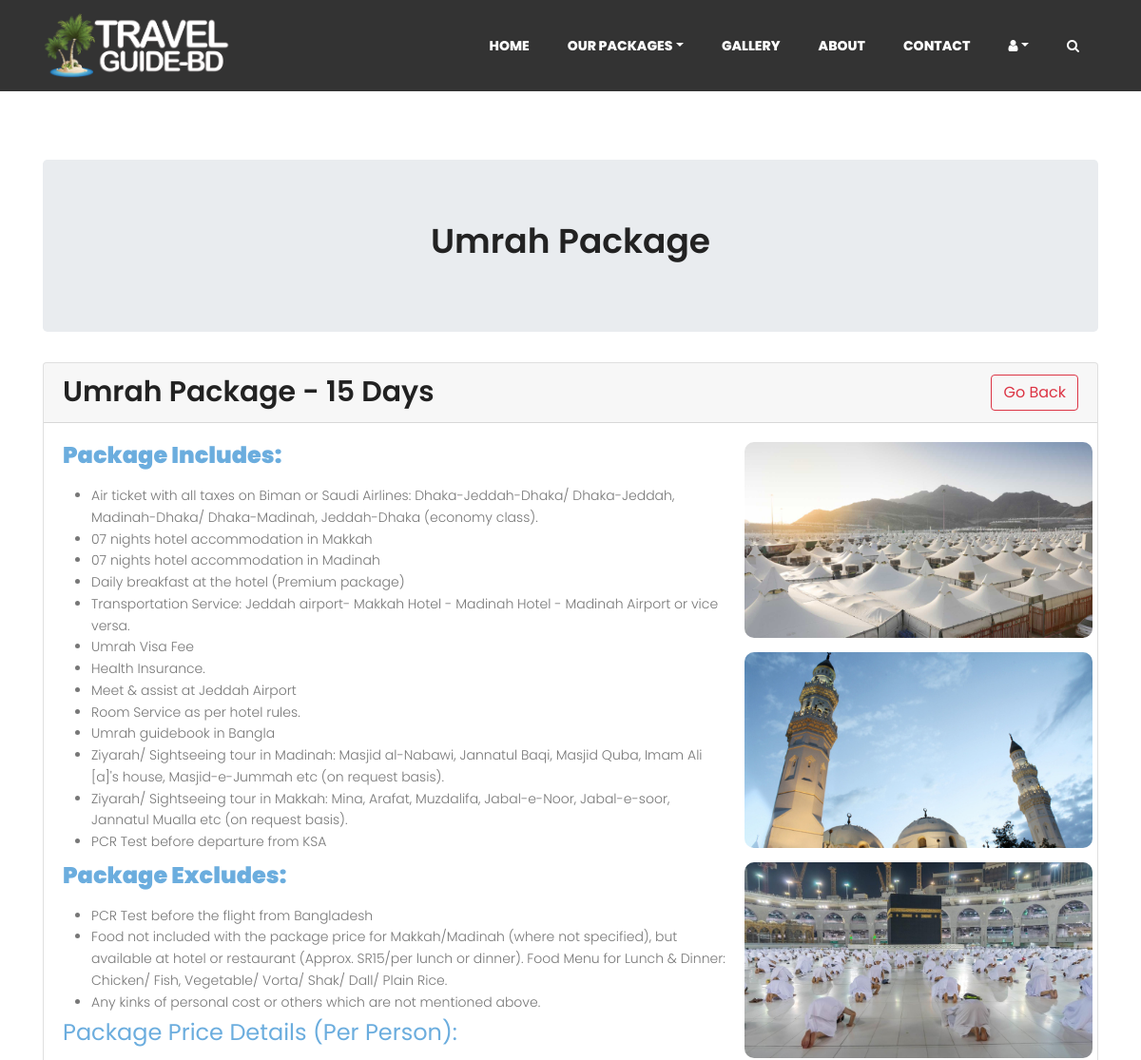
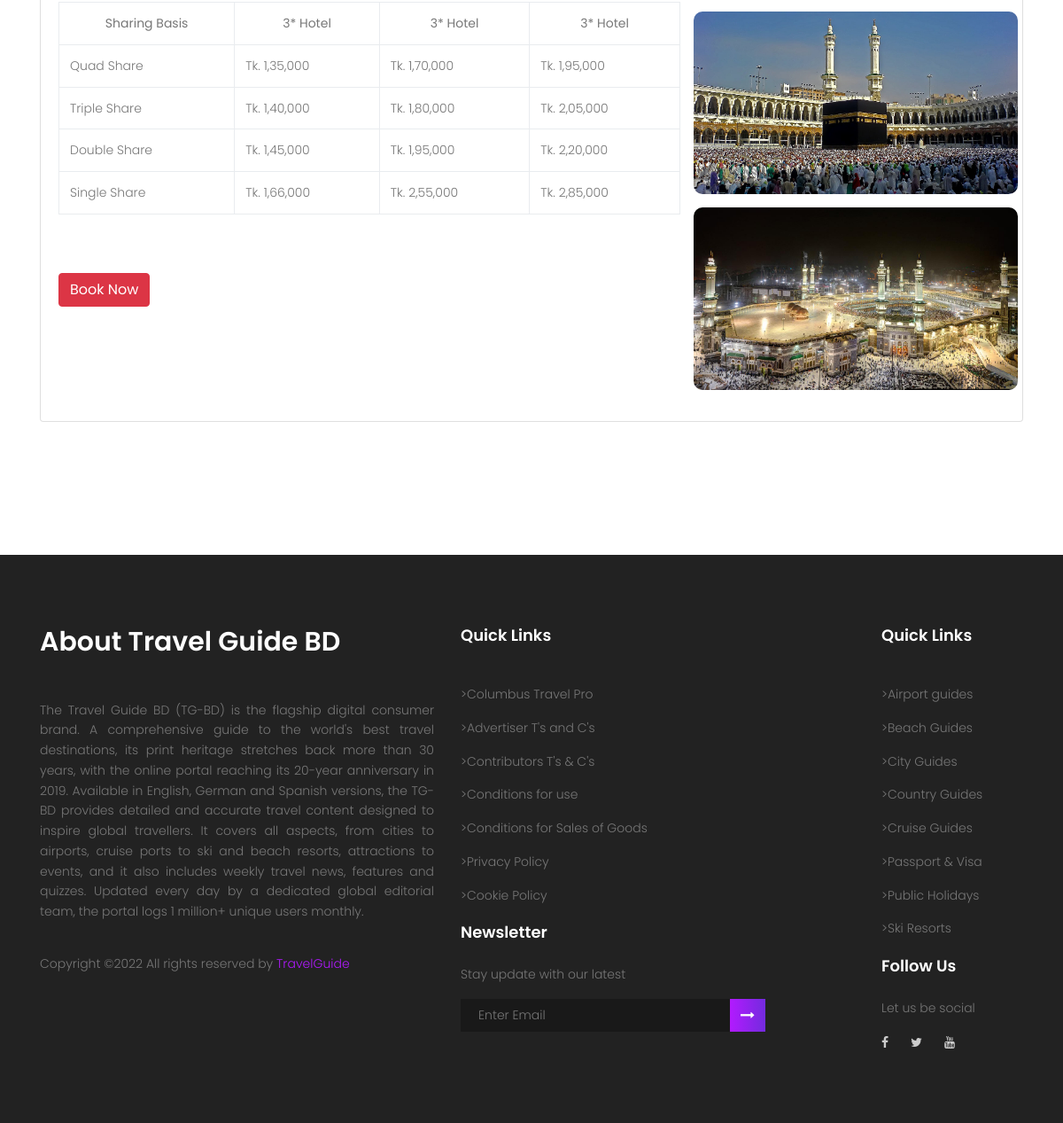
Screenshot of /package-details.php?p_id=26 with the database file from the repository (2 pictures, top to bottom).
### tables this page shows
CREATE TABLE `packages` (
  `p_id` smallint(4) UNSIGNED NOT NULL,
  `p_name` varchar(100) NOT NULL,
  `p_title` varchar(100) NOT NULL,
  `p_category` varchar(100) NOT NULL,
  `p_short_des` varchar(1500) NOT NULL,
  `p_description` varchar(10000) NOT NULL,
  `p_thumb` varchar(200) NOT NULL,
  `p_dur_days` tinyint(2) NOT NULL,
  `p_dur_nights` tinyint(2) NOT NULL,
  `p_price` mediumint(7) UNSIGNED NOT NULL,
  `p_status` varchar(10) NOT NULL DEFAULT 'Available',
  `p_create_time` datetime NOT NULL DEFAULT current_timestamp()
);

CREATE TABLE `package_category` (
  `category_id` tinyint(2) NOT NULL,
  `category_name` varchar(20) NOT NULL
);

### package-details.php (the view, shortened to what this page needs)
<!DOCTYPE html>
<html lang="en-us">
<head>
  <link rel="stylesheet" href="https://maxcdn.bootstrapcdn.com/font-awesome/4.7.0/css/font-awesome.min.css">
  <link rel="stylesheet" href="css/linearicons.css">
  <link rel="stylesheet" href="css/bootstrap.css">
  <link rel="stylesheet" href="css/magnific-popup.css">
  <link rel="stylesheet" href="css/animate.min.css">
  <link rel="stylesheet" href="css/owl.carousel.css">
  <link rel="stylesheet" href="css/main.css">
  <link rel="stylesheet" href="css/styles.css">
</head>
<body>
  <section class="banner-area">
    <header class="default-header">
      <?php include("includes/navbar.php") ?>
    </header>
  </section>
  <?php
  $p_id = $_GET['p_id'];
  $sql = "SELECT * FROM packages, package_category WHERE p_category=category_id AND p_id='$p_id' AND p_status='Available'";
  $result = $dbcon->query($sql);
  $row = $result->fetch_assoc();
  ?>
  <section class="section-gap">
    <div class="container">
      <div class="package-container">
        <div class="jumbotron">
          <h1 class="mb-10 text-center"><?php echo $row['category_name']; ?></h1>
        </div>
        <div class="card mb-30">
          <div class="card-header">
            <h2 class="package-name"><?php echo $row['p_name']; ?> <a href="javascript:void(0)" onclick="location.href='package.php'"><span class="btn btn-outline-danger pull-right back-btn">Go Back</span></a></h2>
          </div>
          <div class="card-body">
            <div class="row">
              <div class="col-sm-8 col-xs-12">
                <div class="package-description"><?php echo html_entity_decode($row['p_description']); ?></div>
                <a href="javascript:void(0)" onclick="location.href='booking.php?p_id=<?php echo $row['p_id']; ?>'"><button class="btn btn-danger">Book Now</button></a>
              </div>
              <div class="col-sm-4 col-xs-12 package-img-container">
                <?php
                $images = explode('|', $row['p_thumb']);
                foreach ($images as $image) {
                  echo "<img src='img/packages/$image' class='package-details-img'>";
                }
                ?>
              </div>
            </div>
          </div>
        </div>
      </div>
    </div>
  </section>
  <?php include("includes/footer.php") ?>
</body>
</html>

### css/main.css (style rules this page uses)
body { color: #777777; font-family: "Poppins", sans-serif; font-size: 14px; font-weight: 300; line-height: 1.625em; position: relative; }
ol, ul { margin: 0; padding: 0; list-style: none; }
a { -webkit-transition: all 0.3s ease 0s; -moz-transition: all 0.3s ease 0s; -o-transition: all 0.3s ease 0s; transition: all 0.3s ease 0s; }
a, a:focus, a:hover { text-decoration: none; outline: 0; }
h1, h2, h3, h4, h5, h6 { font-family: "Poppins", sans-serif; color: #222222; line-height: 1.2em !important; margin-bottom: 0; margin-top: 0; font-weight: 600; }
h1, .h1 { font-size: 36px; }
h2, .h2 { font-size: 30px; }
h3, .h3 { font-size: 24px; }
td, th { border-radius: 0px; }
.mb-10 { margin-bottom: 10px; }
.mb-30 { margin-bottom: 30px; }
.text-center { text-align: center; }
h1 { font-size: 36px; }
h2 { font-size: 30px; }
h3 { font-size: 24px; }
h1, h2, h3, h4, h5, h6 { line-height: 1.5em; }
.default-header { position: absolute; top: 0; left: 0; width: 100%; z-index: 99; }
.section-gap { padding: 120px 0; }
.default-header { background-color: transparent; width: 100% !important; }

### css/styles.css (style rules this page uses)
body { overflow-x: hidden; }

### css/styles_packages.css (style rules this page uses)
.category-name a, .package-name a { text-decoration: none; color: black; }
.package-img-container { position: relative; margin: 0; padding: 0; }
.package-container button { cursor: pointer; }
.package-description ul { list-style-type: disc; margin: 10px 0px; }
.package-description ul li { margin-left: 30px; }
.package-description table { margin: 15px 0; }
.package-details-img { width: 100%; border-radius: 10px; margin-bottom: 15px; }

### rows the page displays
packages: package_category.category_name "Umrah Package", p_name "Umrah Package - 15 Days", p_description "Package Includes: Air ticket with all taxes on Biman or Saudi Airlines: Dhaka-Jeddah-Dhaka/ Dhaka-Jeddah, Madinah-Dhaka/ Dhaka-Madinah, Jeddah-Dhaka (economy class). 07 nights hotel accommodation in Makkah 07 nights hotel accommodation in Madinah Daily breakfast at the hotel (Premium package) Transportation Service: Jeddah airport- Makkah Hotel - Madinah Hotel - Madinah Airport or vice versa. Umrah Visa Fee Health Insurance. Meet & assist at Jeddah Airport Room Service as per hotel rules. Umrah guidebook in Bangla Ziyarah/ Sightseeing tour in Madinah: Masjid al-Nabawi, Jannatul Baqi, Masjid Quba, Imam Ali [a]'s house, Masjid-e-Jummah etc (on request basis). Ziyarah/ Sightseeing tour in…"
